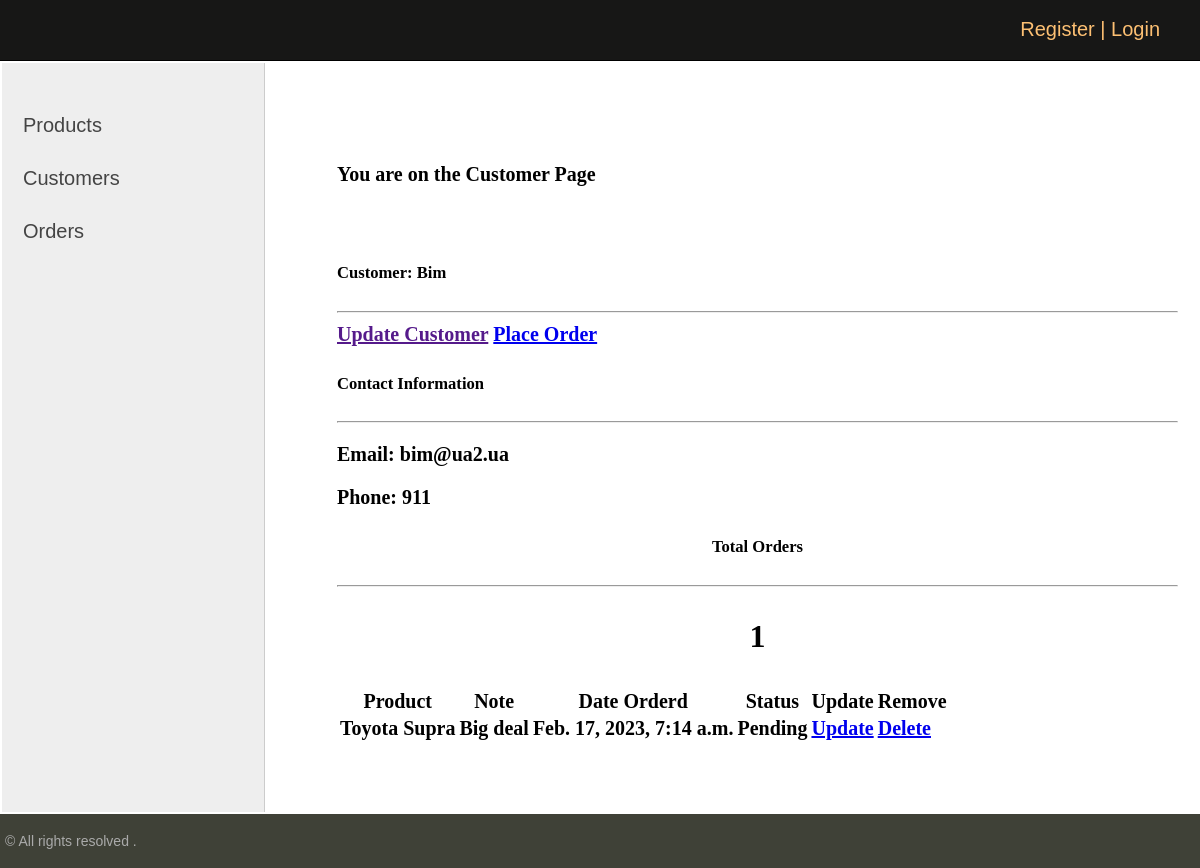
Screenshot of /crm/customer/1/ with the database file from the repository.
### crm/models.py (models this page shows, shortened)
class Customer(models.Model):
    name = models.CharField(max_length=200, null=True)
    phone = models.CharField(max_length=200, null=True)
    email = models.CharField(max_length=200, null=True)
    description = models.CharField(max_length=200, null=True, blank=True)
    profile_pic = models.ImageField(default='ekta dd.jpg', null=True, blank=True)
    date_created = models.DateTimeField(auto_now_add=True, null=True)

class Order(models.Model):
    STATUS = [
        ('Pending' , 'Pending'),
        ('Out for delivery', 'Out for delivery'),
        ('Delivered', 'Delivered'),
    ]
    URGENCY_CHOICES = [
        ('1', 'not urgent'),
        ('2', 'several days'),
        ('3', 'about a 1-2 week'),
        ('4', 'urgently'),
    ]
    customer = models.ForeignKey(Customer, null=True, on_delete=models.SET_NULL)
    product = models.ForeignKey(Product, null=True, on_delete=models.SET_NULL)
    date_created = models.DateTimeField(auto_now_add=True, null=True)
    status = models.CharField(max_length=200, null=True, choices=STATUS)
    note = models.CharField(max_length=1000, null=True)
    urgency = models.CharField(max_length=1, choices=URGENCY_CHOICES, default='1',)

class Product(models.Model):
    category = models.ForeignKey(
        Category,
        on_delete=models.SET_NULL,
        null=True
    )
    name = models.CharField(max_length=200, null=True)
    price = models.FloatField(null=True)
    description = models.CharField(max_length=200, null=True, blank=True)
    date_created = models.DateTimeField(auto_now_add=True, null=True)
    def __str__(self):
        return f'{self.name}'

### crm/views.py (the view)
# urls.py: path('customer/<int:pk>/', CustomerDetail.as_view(), name='customer-detail'),
class CustomerDetail(DataMixin, DetailView):
    model = Customer
    template_name = 'crm/customer_detail.html'
    pk_url_kwarg = 'customer_id'
    context_object_name = 'customer'
    def get(self, request, pk, *args, **kwargs):
        customer = Customer.objects.get(id=pk)
        orders = customer.order_set.all()
        total_orders = orders.count()
        myFilter = OrderFilter(request.GET, queryset=orders)
        orders = myFilter.qs
        total_orders = orders.count()
        context = {'customer': customer, 'orders': orders,
                   'total_orders': total_orders, 'myFilter': myFilter}
        return render(request, 'crm/customer_detail.html', context)

### crm/templates/crm/customer_detail.html
{% extends 'crm/base.html' %}
{% block content %}
    <h4>You are on the Customer Page<h4>
        <br>
<div>
    <div class="row">
        <div class="col-md">
            <div class="card card-body">
                <h5>Customer: {{customer.name}}</h5>
                <hr>
                <a class="btn btn-outline-info  btn-sm btn-block" href="">Update Customer</a>
                <a class="btn btn-outline-info  btn-sm btn-block" href= {% url 'add-order' %}>Place Order</a>
            </div>
        </div>
        <div class="col-md">
            <div class="card card-body">
                <h5>Contact Information</h5>
                <hr>
                <p>Email: {{customer.email}}</p>
                <p>Phone: {{customer.phone}}</p>
            </div>
        </div>
        <div class="col-md">
            <div class="card card-body">
                <center>
                <h5>Total Orders</h5>
                <hr>
                <h1 style="text-align: center;padding: 10px">{{total_orders}}</h1>
                </center>
            </div>
        </div>
        <div class="col-md">
            <div class="card card-body">
                <table class="table table-sm">
                <tr>
                    <th>Product</th>
                    <th>Note</th>
                    <th>Date Orderd</th>
                    <th>Status</th>
                    <th>Update</th>
                    <th>Remove</th>
                </tr>
                {% for order in orders %}
                <tr>
                    <td>{{order.product}}</td>
                    <td>{{order.note}}</td>
                    <td>{{order.date_created}}</td>
                    <td>{{order.status}}</td>
                    <td><a class="btn btn-info" href={% url 'update-order' order.id %}>Update</a></td>
                    <td><a class="btn btn-danger" href={% url 'delete-order' order.id %}>Delete</a></td>
                </tr>
                {% endfor %}
            </table>
        </div>
    </div>
    <br>
    </div>
</div>
{% endblock %}

### crm/static/crm/css/styles.css (style rules this page uses)
html, body { font-family: 'Arial'; margin: 0; padding: 0px; height: 100%; width: 100%; color: rgb(215, 212, 212); }
.table-page tr { height: 100%; }
.content-text h1 { font-size: 32px; }

### rows the page displays
Customer: name "Bim", email "bim@ua2.ua", phone "911"
Order: product "Toyota Supra", note "Big deal", date_created "Feb. 17, 2023, 7:14 a.m.", status "Pending"

### other values shown
{{ total_orders }} "1"
